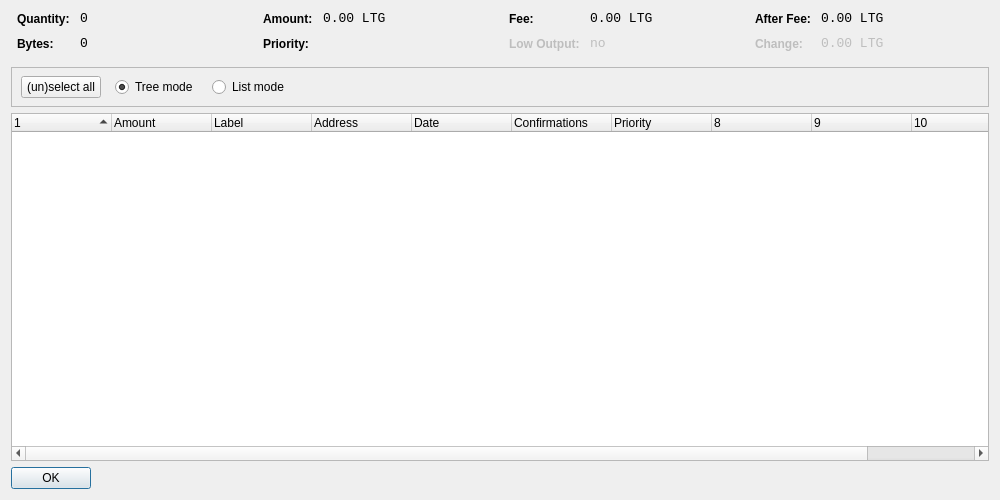
<?xml version="1.0" encoding="UTF-8"?>
<ui version="4.0">
 <class>CoinControlDialog</class>
 <widget class="QDialog" name="CoinControlDialog">
  <property name="geometry">
   <rect>
    <x>0</x>
    <y>0</y>
    <width>1000</width>
    <height>500</height>
   </rect>
  </property>
  <property name="windowTitle">
   <string>Coin Control</string>
  </property>
  <layout class="QVBoxLayout" name="verticalLayout">
   <item>
    <layout class="QHBoxLayout" name="horizontalLayoutTop" stretch="0,0,0,0">
     <property name="topMargin">
      <number>0</number>
     </property>
     <property name="bottomMargin">
      <number>10</number>
     </property>
     <item>
      <layout class="QFormLayout" name="formLayoutCoinControl1">
       <property name="horizontalSpacing">
        <number>10</number>
       </property>
       <property name="verticalSpacing">
        <number>10</number>
       </property>
       <property name="leftMargin">
        <number>6</number>
       </property>
       <property name="rightMargin">
        <number>6</number>
       </property>
       <item row="0" column="0">
        <widget class="QLabel" name="labelCoinControlQuantityText">
         <property name="styleSheet">
          <string notr="true">font-weight:bold;</string>
         </property>
         <property name="text">
          <string>Quantity:</string>
         </property>
        </widget>
       </item>
       <item row="0" column="1">
        <widget class="QLabel" name="labelCoinControlQuantity">
         <property name="font">
          <font>
           <family>Monospace</family>
           <pointsize>10</pointsize>
          </font>
         </property>
         <property name="cursor">
          <cursorShape>IBeamCursor</cursorShape>
         </property>
         <property name="contextMenuPolicy">
          <enum>Qt::ActionsContextMenu</enum>
         </property>
         <property name="text">
          <string notr="true">0</string>
         </property>
         <property name="textInteractionFlags">
          <set>Qt::LinksAccessibleByMouse|Qt::TextSelectableByKeyboard|Qt::TextSelectableByMouse</set>
         </property>
        </widget>
       </item>
       <item row="1" column="0">
        <widget class="QLabel" name="labelCoinControlBytesText">
         <property name="styleSheet">
          <string notr="true">font-weight:bold;</string>
         </property>
         <property name="text">
          <string>Bytes:</string>
         </property>
        </widget>
       </item>
       <item row="1" column="1">
        <widget class="QLabel" name="labelCoinControlBytes">
         <property name="font">
          <font>
           <family>Monospace</family>
           <pointsize>10</pointsize>
          </font>
         </property>
         <property name="cursor">
          <cursorShape>IBeamCursor</cursorShape>
         </property>
         <property name="contextMenuPolicy">
          <enum>Qt::ActionsContextMenu</enum>
         </property>
         <property name="text">
          <string notr="true">0</string>
         </property>
         <property name="textInteractionFlags">
          <set>Qt::LinksAccessibleByMouse|Qt::TextSelectableByKeyboard|Qt::TextSelectableByMouse</set>
         </property>
        </widget>
       </item>
      </layout>
     </item>
     <item>
      <layout class="QFormLayout" name="formLayoutCoinControl2">
       <property name="horizontalSpacing">
        <number>10</number>
       </property>
       <property name="verticalSpacing">
        <number>10</number>
       </property>
       <property name="leftMargin">
        <number>6</number>
       </property>
       <property name="rightMargin">
        <number>6</number>
       </property>
       <item row="0" column="0">
        <widget class="QLabel" name="labelCoinControlAmountText">
         <property name="styleSheet">
          <string notr="true">font-weight:bold;</string>
         </property>
         <property name="text">
          <string>Amount:</string>
         </property>
        </widget>
       </item>
       <item row="0" column="1">
        <widget class="QLabel" name="labelCoinControlAmount">
         <property name="font">
          <font>
           <family>Monospace</family>
           <pointsize>10</pointsize>
          </font>
         </property>
         <property name="cursor">
          <cursorShape>IBeamCursor</cursorShape>
         </property>
         <property name="contextMenuPolicy">
          <enum>Qt::ActionsContextMenu</enum>
         </property>
         <property name="text">
          <string notr="true">0.00 LTG</string>
         </property>
         <property name="textInteractionFlags">
          <set>Qt::LinksAccessibleByMouse|Qt::TextSelectableByKeyboard|Qt::TextSelectableByMouse</set>
         </property>
        </widget>
       </item>
       <item row="1" column="0">
        <widget class="QLabel" name="labelCoinControlPriorityText">
         <property name="styleSheet">
          <string notr="true">font-weight:bold;</string>
         </property>
         <property name="text">
          <string>Priority:</string>
         </property>
        </widget>
       </item>
       <item row="1" column="1">
        <widget class="QLabel" name="labelCoinControlPriority">
         <property name="font">
          <font>
           <family>Monospace</family>
           <pointsize>10</pointsize>
          </font>
         </property>
         <property name="cursor">
          <cursorShape>IBeamCursor</cursorShape>
         </property>
         <property name="contextMenuPolicy">
          <enum>Qt::ActionsContextMenu</enum>
         </property>
         <property name="text">
          <string/>
         </property>
         <property name="textInteractionFlags">
          <set>Qt::LinksAccessibleByMouse|Qt::TextSelectableByKeyboard|Qt::TextSelectableByMouse</set>
         </property>
        </widget>
       </item>
      </layout>
     </item>
     <item>
      <layout class="QFormLayout" name="formLayoutCoinControl3">
       <property name="horizontalSpacing">
        <number>10</number>
       </property>
       <property name="verticalSpacing">
        <number>10</number>
       </property>
       <property name="leftMargin">
        <number>6</number>
       </property>
       <property name="rightMargin">
        <number>6</number>
       </property>
       <item row="0" column="0">
        <widget class="QLabel" name="labelCoinControlFeeText">
         <property name="styleSheet">
          <string notr="true">font-weight:bold;</string>
         </property>
         <property name="text">
          <string>Fee:</string>
         </property>
        </widget>
       </item>
       <item row="0" column="1">
        <widget class="QLabel" name="labelCoinControlFee">
         <property name="font">
          <font>
           <family>Monospace</family>
           <pointsize>10</pointsize>
          </font>
         </property>
         <property name="cursor">
          <cursorShape>IBeamCursor</cursorShape>
         </property>
         <property name="contextMenuPolicy">
          <enum>Qt::ActionsContextMenu</enum>
         </property>
         <property name="text">
          <string notr="true">0.00 LTG</string>
         </property>
         <property name="textInteractionFlags">
          <set>Qt::LinksAccessibleByMouse|Qt::TextSelectableByKeyboard|Qt::TextSelectableByMouse</set>
         </property>
        </widget>
       </item>
       <item row="1" column="0">
        <widget class="QLabel" name="labelCoinControlLowOutputText">
         <property name="enabled">
          <bool>false</bool>
         </property>
         <property name="styleSheet">
          <string notr="true">font-weight:bold;</string>
         </property>
         <property name="text">
          <string>Low Output:</string>
         </property>
        </widget>
       </item>
       <item row="1" column="1">
        <widget class="QLabel" name="labelCoinControlLowOutput">
         <property name="enabled">
          <bool>false</bool>
         </property>
         <property name="font">
          <font>
           <family>Monospace</family>
           <pointsize>10</pointsize>
          </font>
         </property>
         <property name="cursor">
          <cursorShape>IBeamCursor</cursorShape>
         </property>
         <property name="contextMenuPolicy">
          <enum>Qt::ActionsContextMenu</enum>
         </property>
         <property name="text">
          <string notr="true">no</string>
         </property>
         <property name="textInteractionFlags">
          <set>Qt::LinksAccessibleByMouse|Qt::TextSelectableByKeyboard|Qt::TextSelectableByMouse</set>
         </property>
        </widget>
       </item>
      </layout>
     </item>
     <item>
      <layout class="QFormLayout" name="formLayoutCoinControl4">
       <property name="horizontalSpacing">
        <number>10</number>
       </property>
       <property name="verticalSpacing">
        <number>10</number>
       </property>
       <property name="leftMargin">
        <number>6</number>
       </property>
       <property name="rightMargin">
        <number>6</number>
       </property>
       <item row="0" column="0">
        <widget class="QLabel" name="labelCoinControlAfterFeeText">
         <property name="styleSheet">
          <string notr="true">font-weight:bold;</string>
         </property>
         <property name="text">
          <string>After Fee:</string>
         </property>
        </widget>
       </item>
       <item row="0" column="1">
        <widget class="QLabel" name="labelCoinControlAfterFee">
         <property name="font">
          <font>
           <family>Monospace</family>
           <pointsize>10</pointsize>
          </font>
         </property>
         <property name="cursor">
          <cursorShape>IBeamCursor</cursorShape>
         </property>
         <property name="contextMenuPolicy">
          <enum>Qt::ActionsContextMenu</enum>
         </property>
         <property name="text">
          <string notr="true">0.00 LTG</string>
         </property>
         <property name="textInteractionFlags">
          <set>Qt::LinksAccessibleByMouse|Qt::TextSelectableByKeyboard|Qt::TextSelectableByMouse</set>
         </property>
        </widget>
       </item>
       <item row="1" column="0">
        <widget class="QLabel" name="labelCoinControlChangeText">
         <property name="enabled">
          <bool>false</bool>
         </property>
         <property name="styleSheet">
          <string notr="true">font-weight:bold;</string>
         </property>
         <property name="text">
          <string>Change:</string>
         </property>
        </widget>
       </item>
       <item row="1" column="1">
        <widget class="QLabel" name="labelCoinControlChange">
         <property name="enabled">
          <bool>false</bool>
         </property>
         <property name="font">
          <font>
           <family>Monospace</family>
           <pointsize>10</pointsize>
          </font>
         </property>
         <property name="cursor">
          <cursorShape>IBeamCursor</cursorShape>
         </property>
         <property name="contextMenuPolicy">
          <enum>Qt::ActionsContextMenu</enum>
         </property>
         <property name="text">
          <string notr="true">0.00 LTG</string>
         </property>
         <property name="textInteractionFlags">
          <set>Qt::LinksAccessibleByMouse|Qt::TextSelectableByKeyboard|Qt::TextSelectableByMouse</set>
         </property>
        </widget>
       </item>
      </layout>
     </item>
    </layout>
   </item>
   <item>
    <widget class="QFrame" name="frame">
     <property name="minimumSize">
      <size>
       <width>0</width>
       <height>40</height>
      </size>
     </property>
     <property name="frameShape">
      <enum>QFrame::StyledPanel</enum>
     </property>
     <property name="frameShadow">
      <enum>QFrame::Sunken</enum>
     </property>
     <widget class="QWidget" name="horizontalLayoutWidget">
      <property name="geometry">
       <rect>
        <x>10</x>
        <y>0</y>
        <width>781</width>
        <height>41</height>
       </rect>
      </property>
      <layout class="QHBoxLayout" name="horizontalLayoutPanel" stretch="0,0,0,0,0">
       <property name="spacing">
        <number>14</number>
       </property>
       <item>
        <widget class="QPushButton" name="pushButtonSelectAll">
         <property name="sizePolicy">
          <sizepolicy hsizetype="Maximum" vsizetype="Fixed">
           <horstretch>0</horstretch>
           <verstretch>0</verstretch>
          </sizepolicy>
         </property>
         <property name="text">
          <string>(un)select all</string>
         </property>
        </widget>
       </item>
       <item>
        <widget class="QRadioButton" name="radioTreeMode">
         <property name="sizePolicy">
          <sizepolicy hsizetype="Maximum" vsizetype="Fixed">
           <horstretch>0</horstretch>
           <verstretch>0</verstretch>
          </sizepolicy>
         </property>
         <property name="text">
          <string>Tree mode</string>
         </property>
         <property name="checked">
          <bool>true</bool>
         </property>
        </widget>
       </item>
       <item>
        <widget class="QRadioButton" name="radioListMode">
         <property name="sizePolicy">
          <sizepolicy hsizetype="Maximum" vsizetype="Fixed">
           <horstretch>0</horstretch>
           <verstretch>0</verstretch>
          </sizepolicy>
         </property>
         <property name="text">
          <string>List mode</string>
         </property>
        </widget>
       </item>
       <item>
        <spacer name="horizontalSpacer">
         <property name="orientation">
          <enum>Qt::Horizontal</enum>
         </property>
         <property name="sizeHint" stdset="0">
          <size>
           <width>40</width>
           <height>20</height>
          </size>
         </property>
        </spacer>
       </item>
      </layout>
     </widget>
    </widget>
   </item>
   <item>
    <widget class="CoinControlTreeWidget" name="treeWidget">
     <property name="contextMenuPolicy">
      <enum>Qt::CustomContextMenu</enum>
     </property>
     <property name="sortingEnabled">
      <bool>false</bool>
     </property>
     <property name="columnCount">
      <number>11</number>
     </property>
     <attribute name="headerShowSortIndicator" stdset="0">
      <bool>true</bool>
     </attribute>
     <attribute name="headerStretchLastSection">
      <bool>false</bool>
     </attribute>
     <column>
      <property name="text">
       <string/>
      </property>
     </column>
     <column>
      <property name="text">
       <string>Amount</string>
      </property>
     </column>
     <column>
      <property name="text">
       <string>Label</string>
      </property>
     </column>
     <column>
      <property name="text">
       <string>Address</string>
      </property>
     </column>
     <column>
      <property name="text">
       <string>Date</string>
      </property>
     </column>
     <column>
      <property name="text">
       <string>Confirmations</string>
      </property>
      <property name="toolTip">
       <string>Confirmed</string>
      </property>
     </column>
     <column>
      <property name="text">
       <string>Priority</string>
      </property>
     </column>
     <column>
      <property name="text">
       <string/>
      </property>
     </column>
     <column>
      <property name="text">
       <string/>
      </property>
     </column>
     <column>
      <property name="text">
       <string/>
      </property>
     </column>
     <column>
      <property name="text">
       <string/>
      </property>
     </column>
    </widget>
   </item>
   <item>
    <widget class="QDialogButtonBox" name="buttonBox">
     <property name="sizePolicy">
      <sizepolicy hsizetype="Maximum" vsizetype="Fixed">
       <horstretch>0</horstretch>
       <verstretch>0</verstretch>
      </sizepolicy>
     </property>
     <property name="orientation">
      <enum>Qt::Horizontal</enum>
     </property>
     <property name="standardButtons">
      <set>QDialogButtonBox::Ok</set>
     </property>
    </widget>
   </item>
  </layout>
 </widget>
 <customwidgets>
  <customwidget>
   <class>CoinControlTreeWidget</class>
   <extends>QTreeWidget</extends>
   <header>coincontroltreewidget.h</header>
  </customwidget>
 </customwidgets>
 <resources/>
 <connections/>
</ui>
